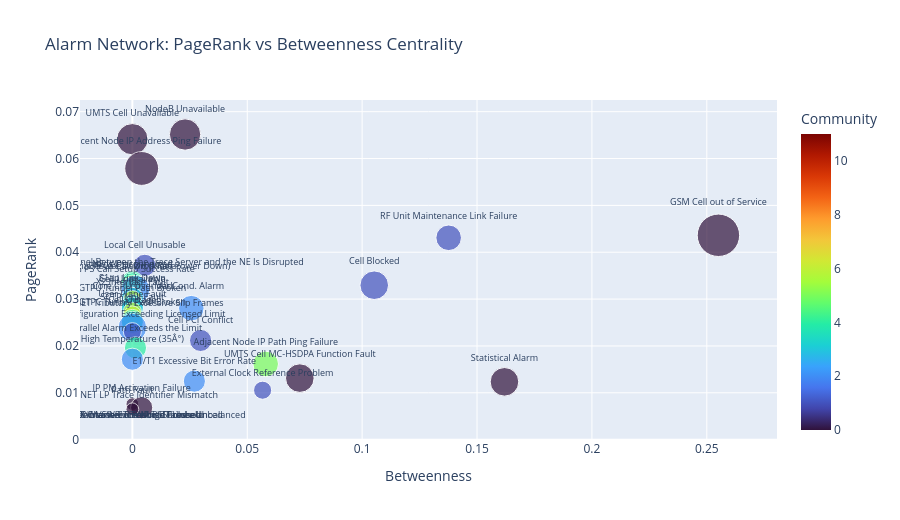

The notebook cell this image was saved under:
### Code cell
fig = px.scatter(
    net_df,
    x='betweenness_centrality', y='pagerank',
    size='degree_centrality', color='community',
    hover_name='alarm', text='alarm',
    title='Alarm Network: PageRank vs Betweenness Centrality',
    labels={'betweenness_centrality': 'Betweenness',
            'pagerank': 'PageRank', 'community': 'Community'},
    size_max=30, color_continuous_scale='Turbo',
)
fig.update_traces(textposition='top center', textfont_size=9)
fig.update_layout(height=520)
fig.show()

### Figure 1 — Plotly figure (JSON) as saved in the notebook; plotly's stock layout.template omitted (floating-point values rounded to 4 significant figures)
{"data": [{"hovertemplate": "<b>%{hovertext}</b><br><br>Betweenness=%{x}<br>PageRank=%{y}<br>degree_centrality=%{marker.size}<br>alarm=%{text}<br>Community=%{marker.color}<extra></extra>", "hovertext": ["NodeB Unavailable", "UMTS Cell Unavailable", "Adjacent Node IP Address Ping Failure", "GSM Cell out of Service", "RF Unit Maintenance Link Failure", "Local Cell Unusable", "The Data Transmission Channel Between the Trace Server and the NE Is Disrupted", "NE Is Disconnected", "3G CS Call Drop Rate", "Cell Blocked", "3G PS Call Setup Success Rate", "Commercial Power Down (Main Power Down)", "Cell Unavailable", "S1ap Link Down", "X2 Interface Fault", "Core CPU Overload", "GTPU Tunnel Path Broken", "Air Cond. Alarm", "User Plane Fault", "SCTP Link Fault", "Cell Outage", "GTPC Tunnel Path Broken", "SDH/SONET Tributary Excessive Slip Frames", "Data Configuration Exceeding Licensed Limit", "Cell PCI Conflict", "Parallel Alarm Exceeds the Limit", "High Temperature (35Â°)", "Adjacent Node IP Path Ping Failure", "UMTS Cell MC-HSDPA Function Fault", "E1/T1 Excessive Bit Error Rate", "Statistical Alarm", "External Clock Reference Problem", "Path Fault", "IP PM Activation Failure", "SDH/SONET LP Trace Identifier Mismatch", "ALD Maintenance Link Failure", "KPI Decrease Exceeding Threshold", "Cell RX Channel Interference Noise Power Unbalanced", "RF Unit RX Channel RTWP/RSSI Unbalanced", "RF Unit VSWR Threshold Crossed"], "legendgroup": "", "marker": {"color": [0, 0, 0, 0, 1, 1, 4, 4, 5, 1, 5, 2, 1, 3, 6, 3, 3, 2, 6, 6, 4, 3, 2, 1, 1, 4, 2, 5, 0, 2, 0, 1, 0, 0, 0, 7, 9, 8, 10, 11], "coloraxis": "coloraxis", "size": [0.1538, 0.1538, 0.1795, 0.2821, 0.1026, 0.07692, 0.07692, 0.07692, 0.05128, 0.1282, 0.05128, 0.1282, 0.05128, 0.07692, 0.05128, 0.07692, 0.07692, 0.1026, 0.05128, 0.05128, 0.07692, 0.07692, 0.1282, 0.05128, 0.07692, 0.07692, 0.07692, 0.1026, 0.1282, 0.07692, 0.1282, 0.05128, 0.02564, 0.07692, 0.02564, 0.0, 0.0, 0.0, 0.0, 0.0], "sizemode": "area", "sizeref": 0.0003134, "symbol": "circle"}, "mode": "markers+text", "name": "", "orientation": "v", "showlegend": false, "text": ["NodeB Unavailable", "UMTS Cell Unavailable", "Adjacent Node IP Address Ping Failure", "GSM Cell out of Service", "RF Unit Maintenance Link Failure", "Local Cell Unusable", "The Data Transmission Channel Between the Trace Server and the NE Is Disrupted", "NE Is Disconnected", "3G CS Call Drop Rate", "Cell Blocked", "3G PS Call Setup Success Rate", "Commercial Power Down (Main Power Down)", "Cell Unavailable", "S1ap Link Down", "X2 Interface Fault", "Core CPU Overload", "GTPU Tunnel Path Broken", "Air Cond. Alarm", "User Plane Fault", "SCTP Link Fault", "Cell Outage", "GTPC Tunnel Path Broken", "SDH/SONET Tributary Excessive Slip Frames", "Data Configuration Exceeding Licensed Limit", "Cell PCI Conflict", "Parallel Alarm Exceeds the Limit", "High Temperature (35Â°)", "Adjacent Node IP Path Ping Failure", "UMTS Cell MC-HSDPA Function Fault", "E1/T1 Excessive Bit Error Rate", "Statistical Alarm", "External Clock Reference Problem", "Path Fault", "IP PM Activation Failure", "SDH/SONET LP Trace Identifier Mismatch", "ALD Maintenance Link Failure", "KPI Decrease Exceeding Threshold", "Cell RX Channel Interference Noise Power Unbalanced", "RF Unit RX Channel RTWP/RSSI Unbalanced", "RF Unit VSWR Threshold Crossed"], "textfont": {"size": 9}, "textposition": "top center", "type": "scatter", "x": [0.02294, 0.0, 0.004049, 0.2551, 0.1377, 0.005398, 0.0, 0.0, 0.0, 0.1053, 0.0, 0.00135, 0.0, 0.0, 0.0, 0.0, 0.0, 0.02564, 0.0, 0.0, 0.0, 0.0, 0.0, 0.0, 0.02969, 0.00135, 0.0, 0.05803, 0.07287, 0.02699, 0.1619, 0.05668, 0.0, 0.004049, 0.0, 0.0, 0.0, 0.0, 0.0, 0.0], "xaxis": "x", "y": [0.06513, 0.06412, 0.05788, 0.04362, 0.04308, 0.03721, 0.03363, 0.03324, 0.03322, 0.03296, 0.03257, 0.032, 0.03058, 0.03016, 0.02991, 0.02859, 0.02809, 0.02806, 0.0274, 0.02661, 0.02543, 0.02504, 0.02393, 0.02305, 0.02117, 0.01958, 0.01717, 0.01616, 0.01314, 0.01249, 0.01234, 0.01055, 0.007585, 0.006816, 0.006479, 0.004196, 0.004196, 0.004196, 0.004196, 0.004196], "yaxis": "y"}], "layout": {"coloraxis": {"colorbar": {"title": {"text": "Community"}}, "colorscale": [[0, "#30123b"], [0.07143, "#4145ab"], [0.1429, "#4675ed"], [0.2143, "#39a2fc"], [0.2857, "#1bcfd4"], [0.3571, "#24eca6"], [0.4286, "#61fc6c"], [0.5, "#a4fc3b"], [0.5714, "#d1e834"], [0.6429, "#f3c63a"], [0.7143, "#fe9b2d"], [0.7857, "#f36315"], [0.8571, "#d93806"], [0.9286, "#b11901"], [1, "#7a0402"]]}, "height": 520, "legend": {"itemsizing": "constant", "tracegroupgap": 0}, "title": {"text": "Alarm Network: PageRank vs Betweenness Centrality"}, "xaxis": {"anchor": "y", "domain": [0, 1], "title": {"text": "Betweenness"}}, "yaxis": {"anchor": "x", "domain": [0, 1], "title": {"text": "PageRank"}}}}
